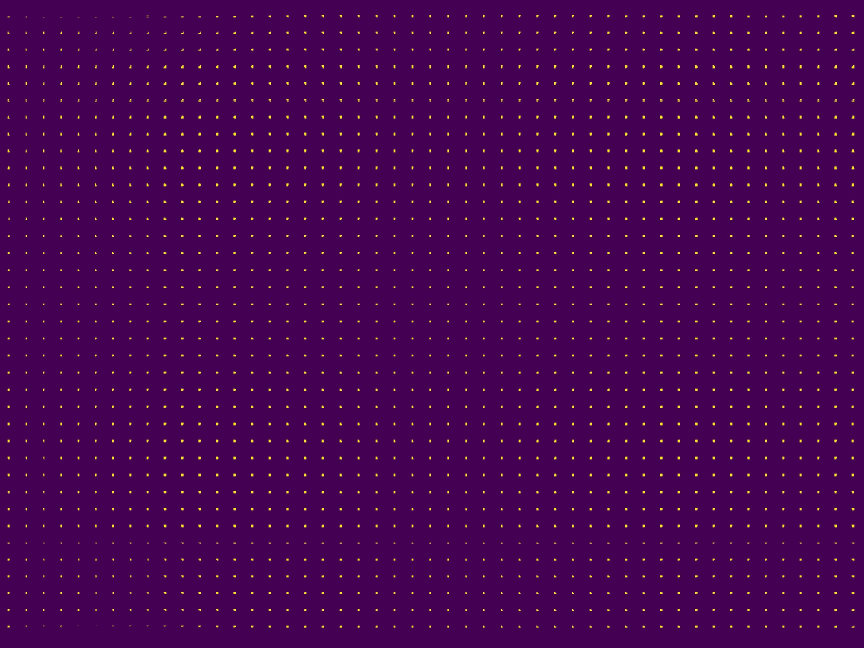
#> input picture intersection_local_area/mesh_Arrays.jpeg, 2592 x 1944 px (shown at 1/3 size)
$ jupyter execute Untitled.ipynb
#> lines starting #> are read from the running program, lines starting #| are printed output that depends on the picture; after the words box and inside, x2 and y2 are one past the last pixel; in counts of white or black regions, pixels touching at a corner belong together
[cell 1]
import numpy as np
import pandas as pd
import matplotlib.pyplot as plt
from scipy import special
import PIL as Image
import cv2

[cell 2]
# load image

original_image = cv2.imread("mesh_Arrays.jpeg")
#> original_image is the input picture: shape (1944, 2592, 3); mean B, G, R 82.4, 3.5, 70.6
gray = cv2.cvtColor(original_image , cv2.COLOR_BGR2GRAY)
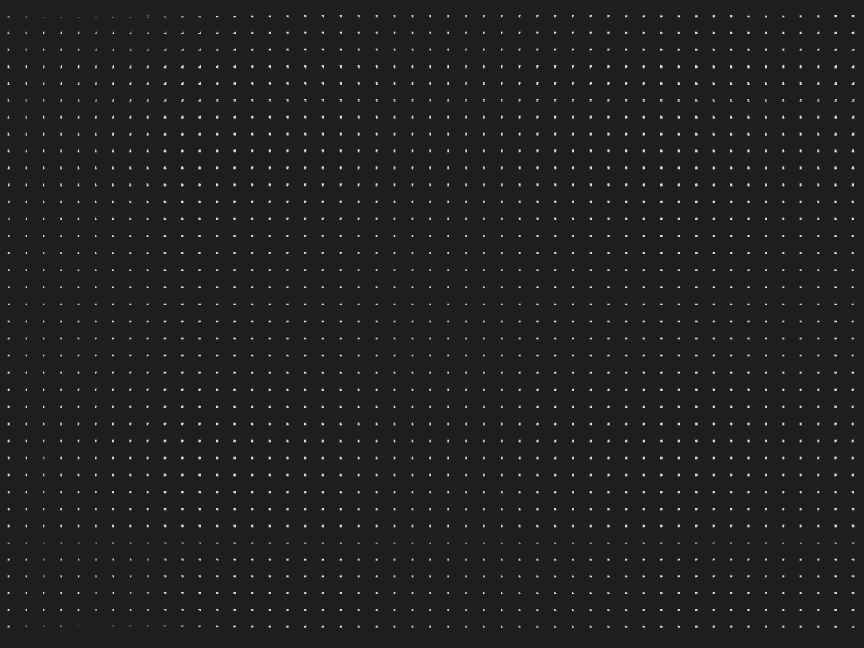
#> gray: shape (1944, 2592) (shown at 1/3 size); min 11, max 242, mean 32.7
array = np.array(gray)

[cell 3]
np.shape(array)
plt.imshow(array)
plt.show()

[cell 4]
responsability_list = []

[cell 5]
array.max()
#> Out = 242

[cell 6]
shape = np.shape(array)
#> shape = (1944, 2592)
X = shape[1]
#> X = 2592
Y = shape[0]
#> Y = 1944
print(f"x range: {X} y range: {Y}")
#| x range: 2592 y range: 1944
print(shape)
#| (1944, 2592)

[cell 7]
def distance(initial , seconder):
    d = ((initial[0] - seconder[0])**2  + (initial[1] - seconder[1])**2)*0.5
    return d

[cell 8]
filtre = (array > 200)
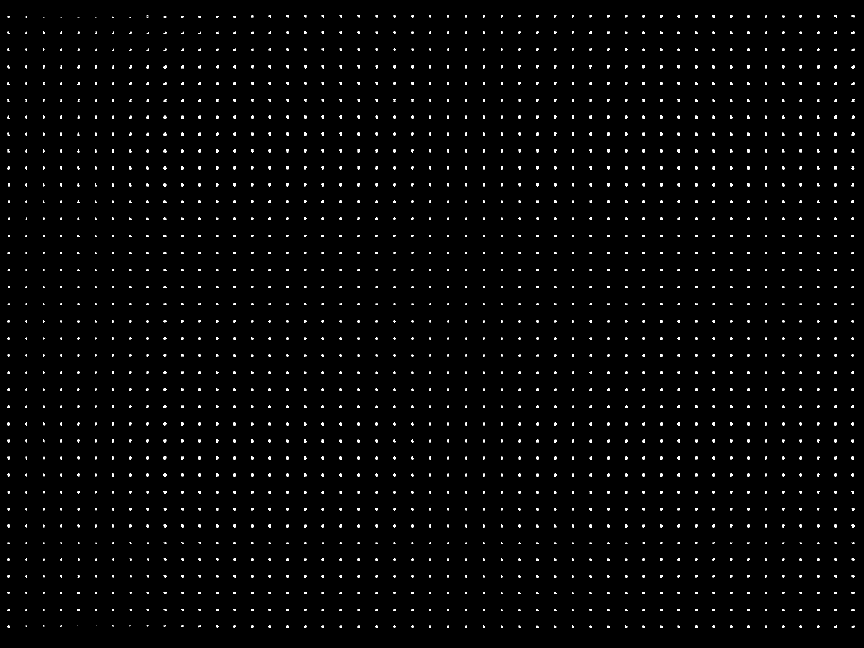
#> filtre: shape (1944, 2592) bool (shown at 1/3 size); 1.3% white; 2002 white regions (315 under 20 px), largest, box (x1, y1, x2, y2) and area: (2085, 195, 2093, 205) 68, (1980, 195, 1988, 205) 66, (1980, 347, 1988, 356) 66
a = np.transpose(np.where(filtre))
#> a = 67363 pairs, first value 45 to 1882, second value 23 to 2562
responsability_list = [a[0,:]]
#> responsability_list = [[45, 912]]

commit_reject = []
counter = 0
new_storage = []

for i in a:
    d = distance(responsability_list[counter] , i)
    if d == 0.5:
        new_storage.append(i)
#> this loop made 67363 passes
#> (i, d) on passes 1 to 3: ([45, 912], 0), ([45, 913], 0.5), ([45, 914], 2)
#> after the loop, new_storage = [[45, 913], [46, 912]]

[cell 9]
print(new_storage)
#| [array([ 45, 913]), array([ 46, 912])]

[cell 10]
responsability_list
#> Out = [[45, 912]]

[cell 11]
distance([10,20] ,[5,5])

[cell 12]
blank_matrix = np.zeros((1944, 2592))

[cell 13]
for i in responsability_list:
    blank_matrix[i[0] , i[1]] =255
#> this loop made 1 pass
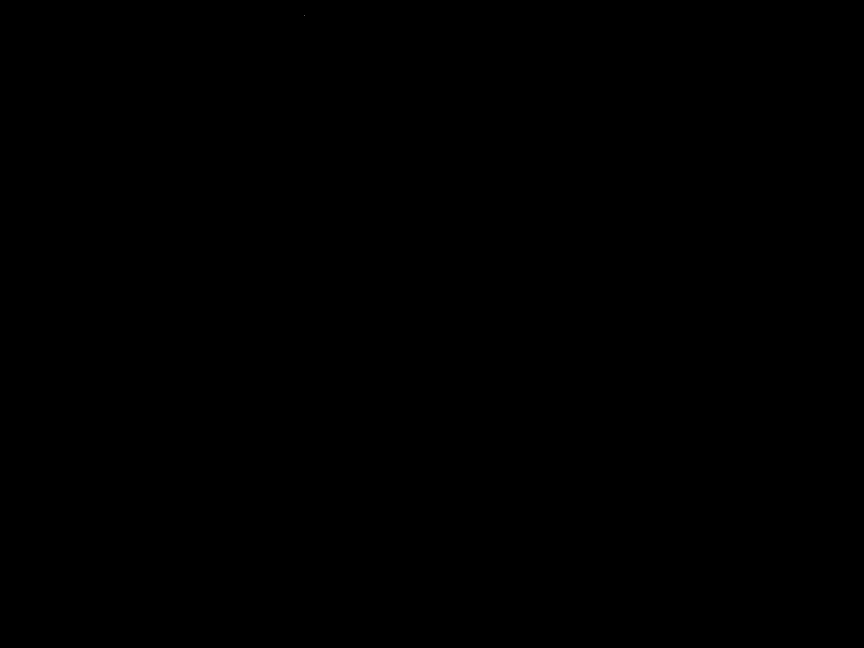
#> blank_matrix: shape (1944, 2592) float64 (shown at 1/3 size); 0% white in thin lines or dots, all inside (x1, y1, x2, y2) = (912, 45, 913, 46)

[cell 14]
plt.imshow(blank_matrix)
plt.show()

[cell 15]
cv2.imwrite("blank_matrix.png" , blank_matrix)
#> Out = True
